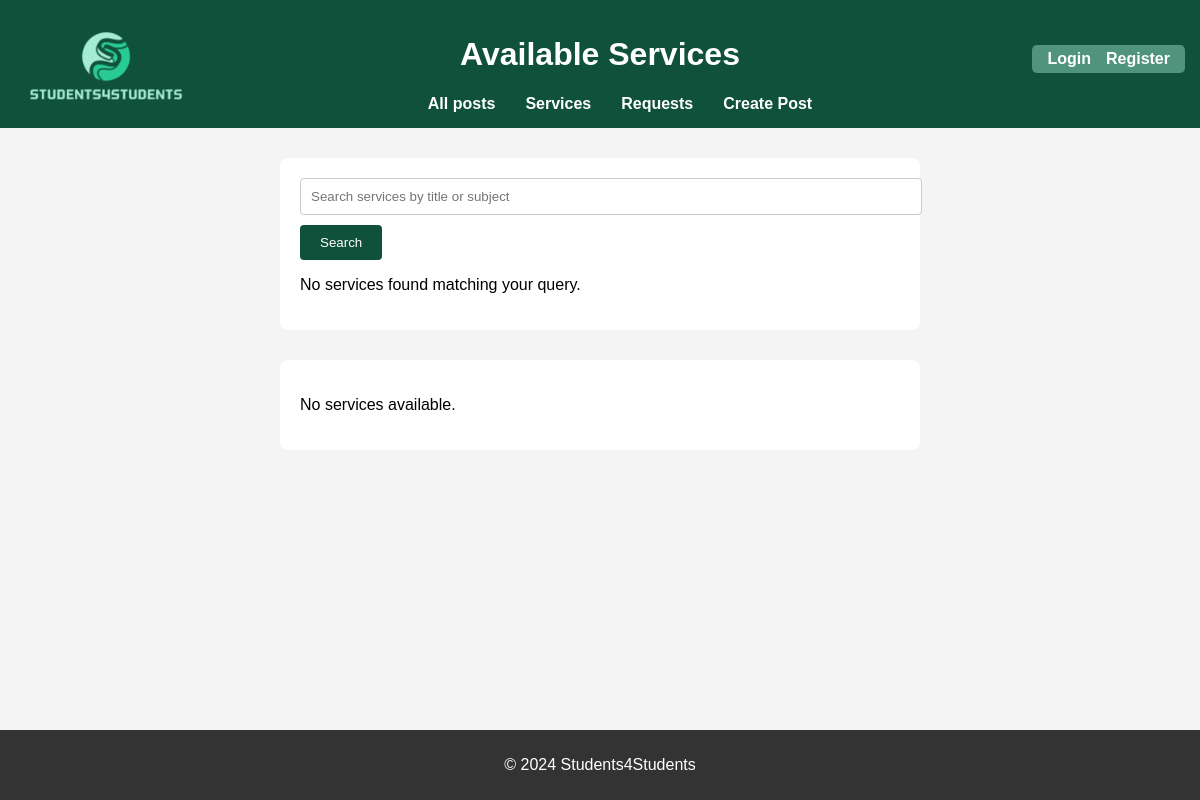
Page /supply on the earlier database version.
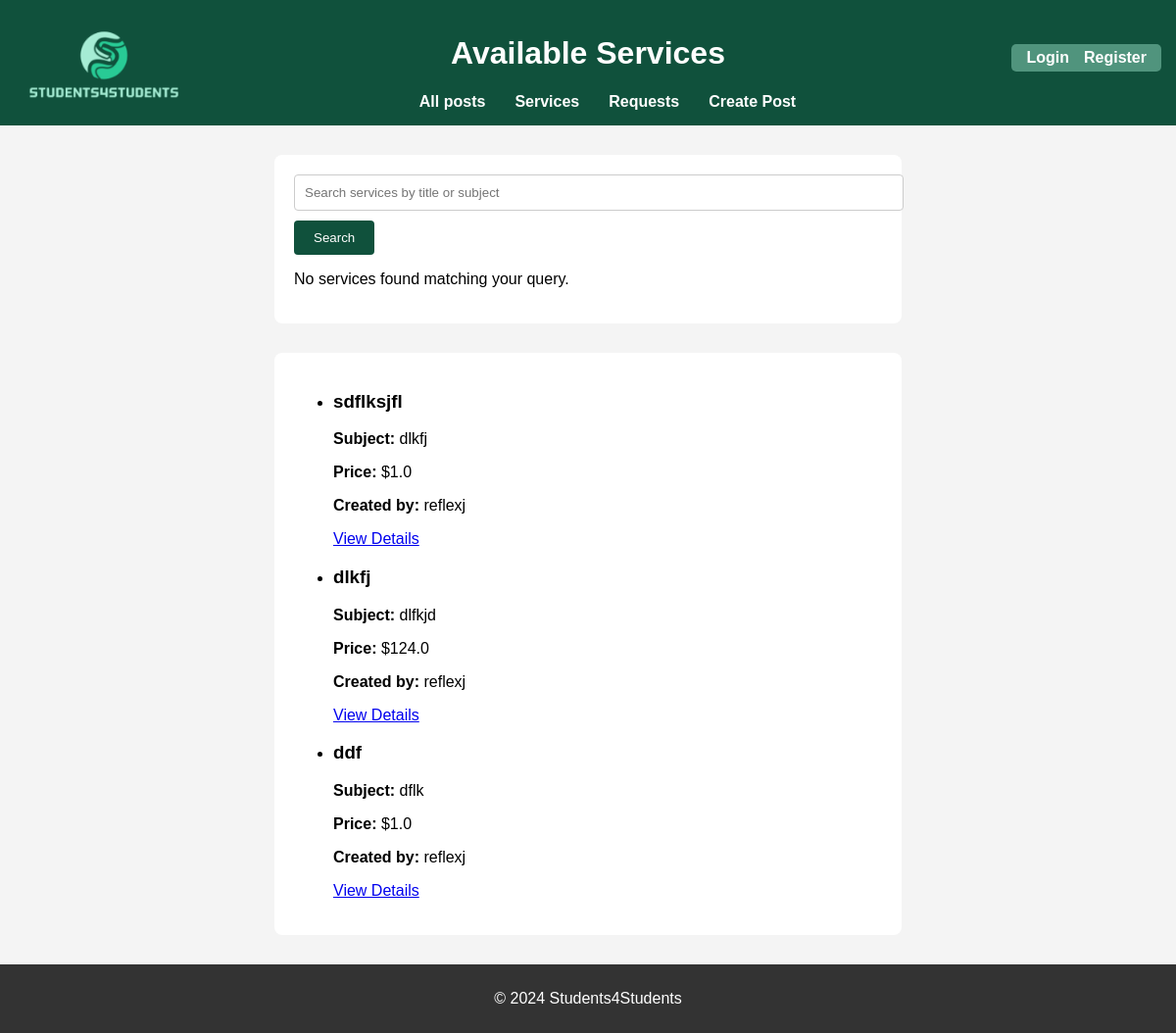
Same page on the later database version.
### app.py (models this page shows, shortened)
class ServicePost(db.Model):
    id = db.Column(db.Integer, primary_key=True)
    title = db.Column(db.String(100), nullable=False)
    description = db.Column(db.String(200), nullable=False)
    price = db.Column(db.Float, nullable=False)
    subject = db.Column(db.String(100), nullable=False)
    university = db.Column(db.String(100), nullable=False)
    semester = db.Column(db.String(50), nullable=False)
    contact =db.Column(db.String(100), nullable = False)
    additional_info =db.Column(db.String(200), nullable = True)
    user_id = db.Column(db.Integer, db.ForeignKey('user.id'), nullable=False)

class User(db.Model, UserMixin):
    id = db.Column(db.Integer, primary_key=True)
    username = db.Column(db.String(150), unique=True, nullable=False)
    email = db.Column(db.String(150), unique=True, nullable=False)
    password = db.Column(db.String(150), nullable=False)
    posts = db.relationship('ServicePost', backref='user', lazy=True)

### app.py (the view)
@app.route('/supply')
def supply():
    posts = ServicePost.query.join(User).add_columns(User.username).all()
    return render_template('supply.html', posts=posts)

### templates/supply.html (shortened to what this page needs)
<!DOCTYPE html>
<html lang="en">
<head>
    <link rel="stylesheet" href="{{ url_for('static', filename='style.css') }}">
</head>
<body>
    <header>
        <a href="/">
            <img src="{{ url_for('static', filename='images/logo.png') }}" alt="Website Logo" id="logo">
        </a>
        <h1>Available Services</h1>
        <nav>
            <ul>
                <li><a href="/allposts">All posts</a></li>
                <li><a href="/supply">Services</a></li>
                <li><a href="/requests">Requests</a></li>
                <li><a href="/createpost">Create Post</a></li>
            </ul>
        </nav>
        <section class="auth-links">
            {% if current_user.is_authenticated %}
                <a href="/profile">Your Profile</a>
                <a href="{{ url_for('logout') }}">Logout</a>
            {% else %}
                <a href="{{ url_for('login') }}">Login</a>
                <a href="{{ url_for('register') }}">Register</a>
            {% endif %}
        </section>
    </header>
    <main>
        <form method="get" action="{{ url_for('search_results_supply') }}">
            <input type="text" name="query" placeholder="Search services by title or subject" value="{{ request.args.get('query', '') }}">
            <button type="submit">Search</button>
            {% if results %}
            <ul>
                {% for post in results %}
                    <li>
                        <h3>{{ post.title }}</h3>
                        <p><strong>Subject:</strong> {{ post.subject }}</p>
                        <p><strong>Price:</strong> ${{ post.price }}</p>
                        <a href="{{ url_for('service_detail', service_id=post.id) }}">View Details</a>
                    </li>
                {% endfor %}
            </ul>
        {% else %}
            <p>No services found matching your query.</p>
        {% endif %}
        </form>
        <form>
                {% if posts %}
                <ul>
                    {% for post, username in posts %}
                        <li>
                            <h3>{{ post.title }}</h3>
                            <p><strong>Subject:</strong> {{ post.subject }}</p>
                            <p><strong>Price:</strong> ${{ post.price }}</p>
                            <p><strong>Created by:</strong> {{ username }}</p>
                            <a href="{{ url_for('service_detail', service_id=post.id) }}">View Details</a>
                        </li>
                    {% endfor %}
                </ul>
            {% else %}
                <p>No services available.</p>
            {% endif %}
        </form>
    </main>
    <footer>
        <p>&copy; 2024 Students4Students</p>
    </footer>
</body>
</html>

### static/style.css (style rules this page uses)
body { font-family: Arial, sans-serif; background-color: #f4f4f4; margin: 0; padding: 0; display: flex; flex-direction: column; min-height: 100vh; }
header { background-color: #10513c; color: white; text-align: center; padding: 15px; position: relative; }
nav { display: flex; justify-content: center; align-items: center; width: 100%; }
nav ul { list-style-type: none; display: flex; gap: 30px; margin: 0; justify-content: center; align-items: center; text-align: center; }
nav ul li { margin: 0; }
nav ul li a { text-decoration: none; color: #fff; font-weight: bold; text-align: center; }
.auth-links { display: flex; gap: 15px; background-color: #50947d; position: absolute; padding: 5px 15px; border-radius: 5px; margin-left: auto; right: 15px; top: 15px; }
.auth-links a { color: white; text-decoration: none; font-weight: bold; display: inline-block; transition: transform 0.3s ease; }
main { flex: 1; }
footer { text-align: center; padding: 10px; background-color: #333; color: white; }
section { text-align: center; background-color: #fff; max-width: 620px; border-radius: 8px; margin: 30px auto; padding: 10px; }
form { max-width: 600px; margin: 30px auto; padding: 20px; background-color: #fff; border-radius: 8px; }
form input, form textarea { width: 100%; padding: 10px; margin-bottom: 10px; border: 1px solid #ccc; border-radius: 4px; }
form button { max-width: 600px; padding: 10px 20px; background-color: #10513c; color: white; border: none; border-radius: 4px; cursor: pointer; }
header img { max-height: 80px; object-fit: contain; position: absolute; top: 25px; left: 25px; }

Differences in the rows shown:
added ServicePost: title "sdflksjfl", subject "dlkfj", price "1.0", username "reflexj"
added ServicePost: title "dlkfj", subject "dlfkjd", price "124.0", username "reflexj"
added ServicePost: title "ddf", subject "dflk", price "1.0", username "reflexj"
Other differences:
text no longer shown: "No services available."
